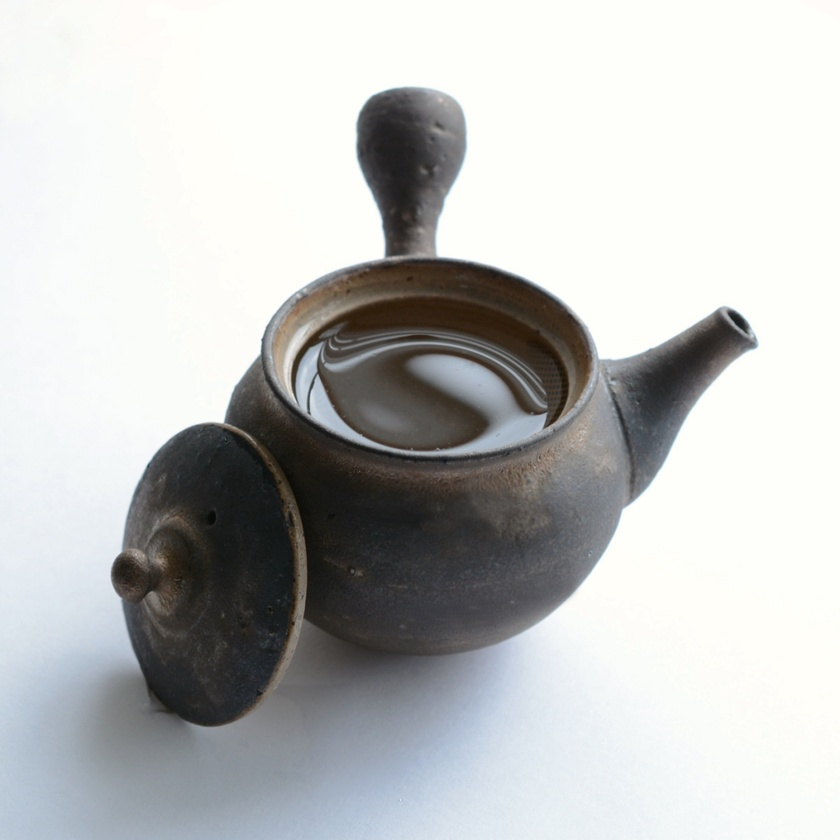
#> input picture Project4/image/teapot.jpg, 840 x 840 px, shrunk from 1024 x 1024 before the run
$ python projective.py
#> lines starting #> are read from the running program, lines starting #| are printed output that depends on the picture
from PIL import Image
import numpy as np

# Load the image
image_path = '../image/teapot.jpg'
image = Image.open(image_path)
#> image is the input picture: PIL image 840x840 RGB; mean R, G, B 190.9, 192.3, 191.3

# Function to compute the projective transformation matrix
def compute_projective_matrix(src_points, dst_points):
    matrix = []
    for p1, p2 in zip(src_points, dst_points):
        matrix.append([p1[0], p1[1], 1, 0, 0, 0, -p2[0]*p1[0], -p2[0]*p1[1], -p2[0]])
        matrix.append([0, 0, 0, p1[0], p1[1], 1, -p2[1]*p1[0], -p2[1]*p1[1], -p2[1]])
    matrix = np.array(matrix, dtype=np.float64)

    # Solve the matrix to find the projective transformation coefficients
    _, _, V = np.linalg.svd(matrix)
    projective_matrix = V[-1, :].reshape((3, 3))
    return projective_matrix / projective_matrix[2, 2]

# Function to apply projective transformation
def projective_transform(image, src_points, dst_points, output_path):
    width, height = image.size
    matrix = compute_projective_matrix(src_points, dst_points).flatten()

    # Apply projective transformation
    transformed_image = image.transform((width, height), Image.PERSPECTIVE, matrix, Image.BICUBIC)
    transformed_image.save(output_path)
    return transformed_image

# Define source points and destination points
src_points = [(0, 0), (image.width, 0), (image.width, image.height), (0, image.height)]  # Original corners
#> src_points = [(0, 0), (840, 0), (840, 840), (0, 840)]
dst_points = [(0, 0), (image.width * 0.6, 0), (image.width * 0.3, image.height), (0, image.height * 0.6)]  # Skewed corners
#> dst_points = [(0, 0), (504, 0), (252, 840), (0, 504)]

# Apply projective transformation and save image
projective_transform(image, src_points, dst_points, '../image/projective_transformed_image.jpg')
#> in projective_transform, `transformed_image = image.transform((width, height), Image.PERSPECTIVE..`:
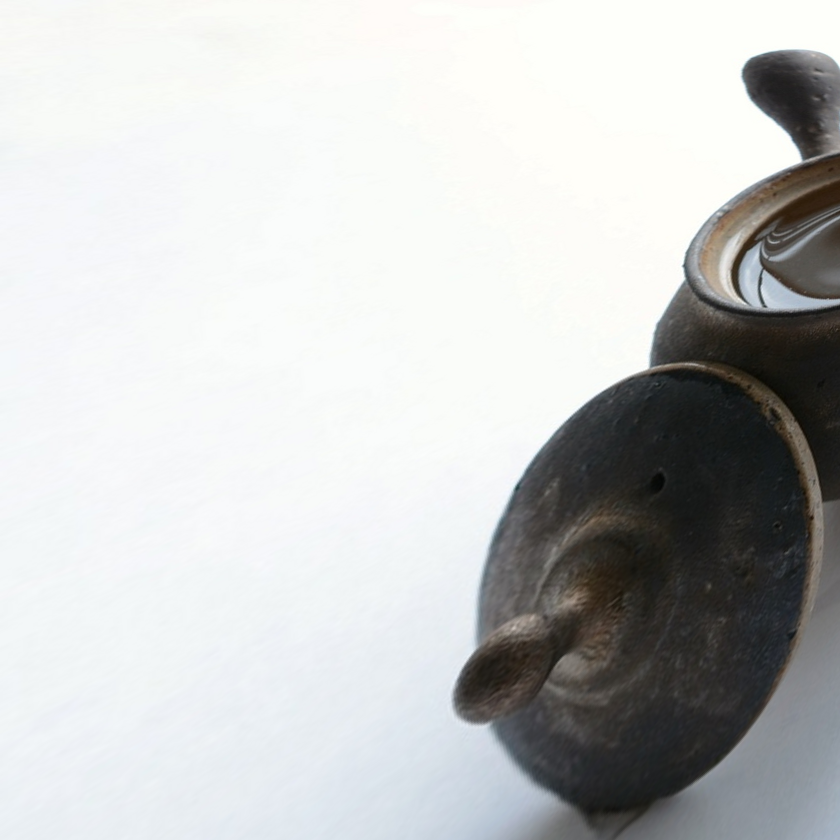
#> transformed_image: PIL image 840x840 RGB; mean R, G, B 196.8, 198.3, 197.8

print("projective transformed image saved as 'projective_transformed_image.jpg'")

$ run again, with Project4/image/affine_transformed_image.jpg copied over Project4/image/teapot.jpg
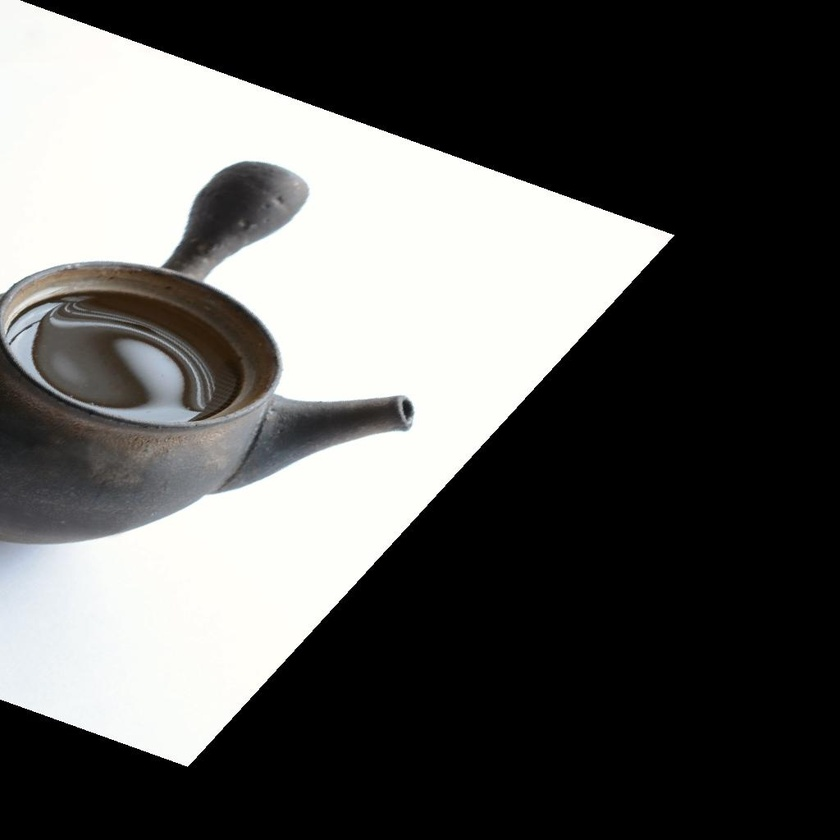
#> input picture Project4/image/affine_transformed_image.jpg, 840 x 840 px, shrunk from 1024 x 1024 before the run
#> image is the input picture: PIL image 840x840 RGB; mean R, G, B 89.9, 89.9, 88.5
#> in projective_transform, `transformed_image = image.transform((width, height), Image.PERSPECTIVE..`:
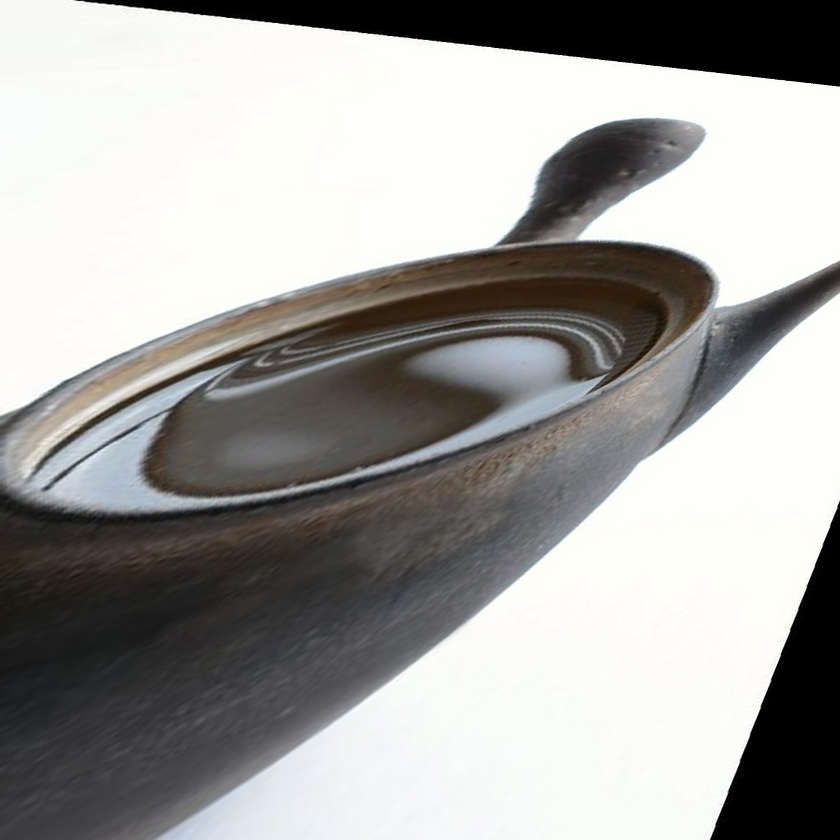
#> transformed_image: PIL image 840x840 RGB; mean R, G, B 162.1, 161.4, 159.1

$ run again, with Project4/image/high_contrast_image.jpg copied over Project4/image/teapot.jpg
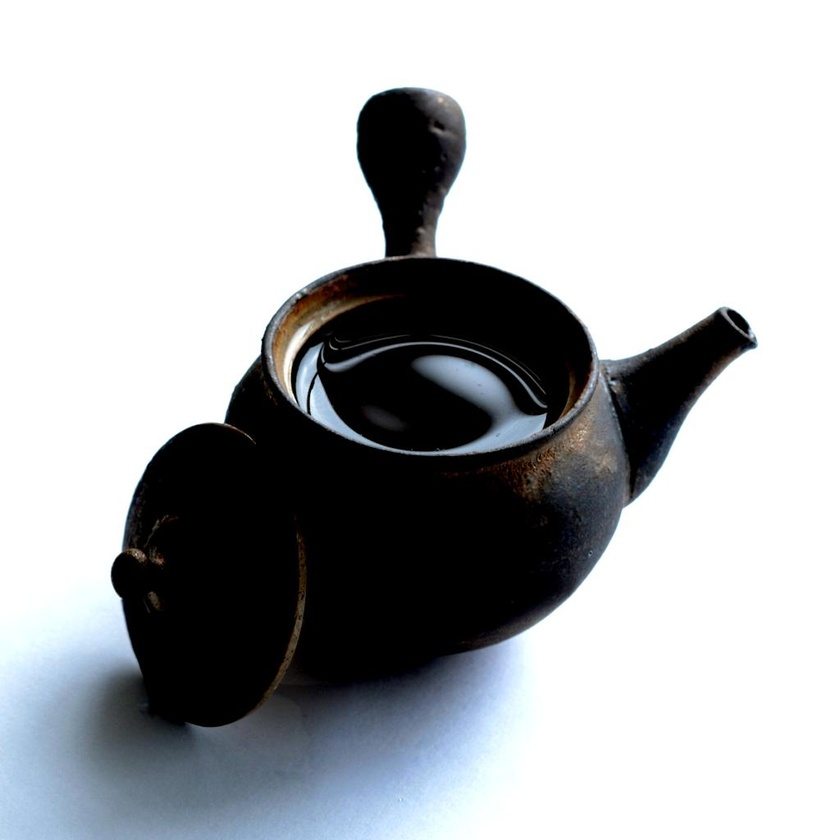
#> input picture Project4/image/high_contrast_image.jpg, 840 x 840 px, shrunk from 1024 x 1024 before the run
#> image is the input picture: PIL image 840x840 RGB; mean R, G, B 174.9, 177.3, 179.9
#> in projective_transform, `transformed_image = image.transform((width, height), Image.PERSPECTIVE..`:
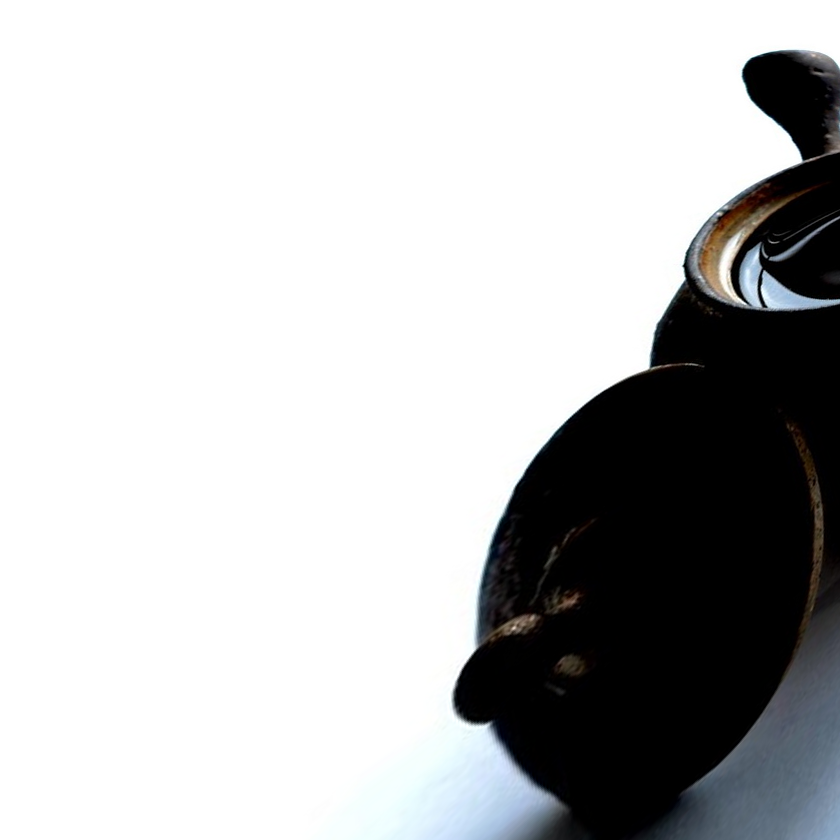
#> transformed_image: PIL image 840x840 RGB; mean R, G, B 189.7, 190.4, 191.1
